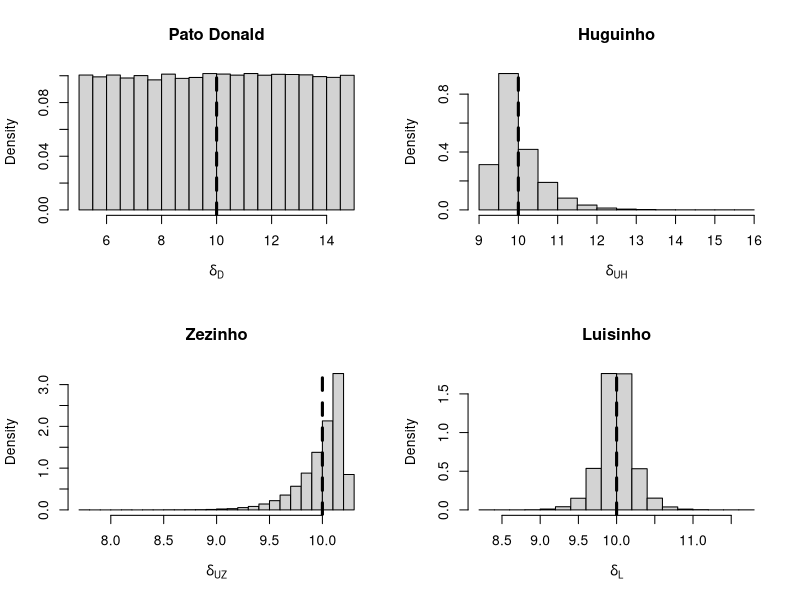
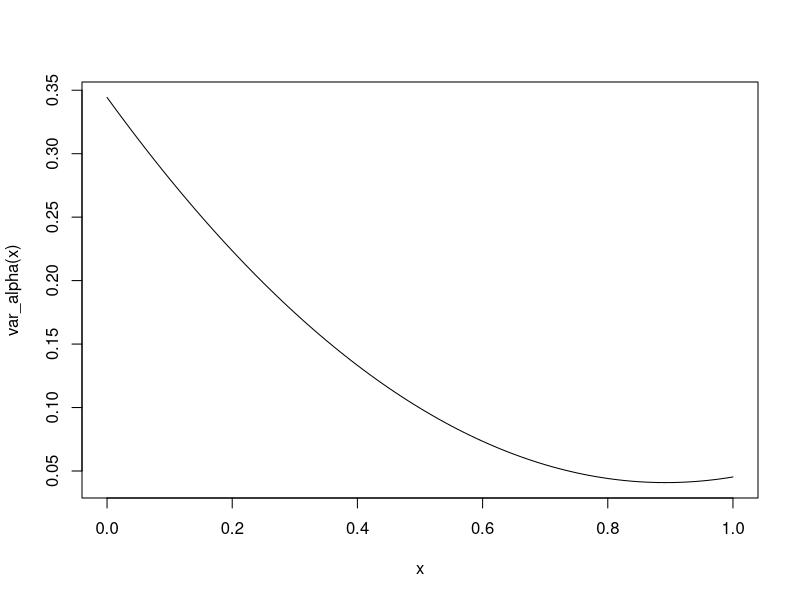
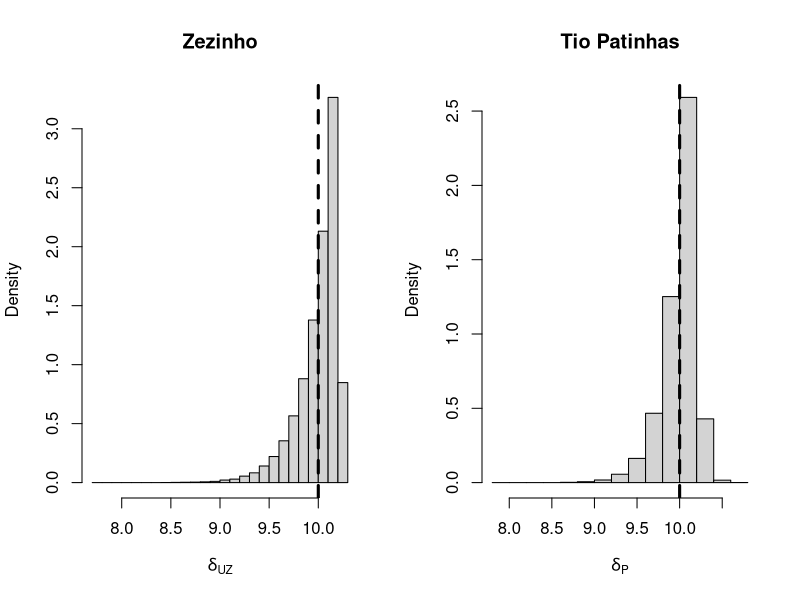

The R script that drew these images, in order:
delta_donald <- function(x){
  x[1]
}
#
delta_huguinho <- function(x){
  kH <- (n+3)/(2*n + 2)
  (1/kH)*min(x)
}
#
delta_zezinho <- function(x){
  kZ <- (3*n+1)/(2*n + 2)
  (1/kZ) * max(x)
}
#
delta_luisinho <- function(x){
  (min(x) + max(x))/2
}
#
computa_vies_qdd <- function(deltas, theta){
  (mean(deltas) - theta)^2
}
computa_eqm <- function(deltas, theta){
  mean((deltas-theta)^2)
}
#
theta.vdd <- 10
n <- 30
M <- 1e5
amostras <- matrix(NA, ncol = n, nrow = M)
for (j in 1:M){
  amostras[j, ] <- runif(n = n, min = theta.vdd/2, max = (3/2)*theta.vdd)
}

Ds <- apply(amostras, 1, delta_donald)
Hs <- apply(amostras, 1, delta_huguinho)
Zs <- apply(amostras, 1, delta_zezinho)
Ls <- apply(amostras, 1, delta_luisinho)

par(mfrow = c(2, 2))
hist(Ds, probability = TRUE, main = "Pato Donald",
     xlab = expression(delta[D]))
abline(v = theta.vdd, lwd = 3, lty = 2)
hist(Hs, probability = TRUE, main = "Huguinho",
     xlab = expression(delta[UH]))
abline(v = theta.vdd, lwd = 3, lty = 2)
hist(Zs, probability = TRUE, main = "Zezinho",
     xlab = expression(delta[UZ]))
abline(v = theta.vdd, lwd = 3, lty = 2)
hist(Ls, probability = TRUE, main = "Luisinho",
     xlab = expression(delta[L]))
abline(v = theta.vdd, lwd = 3, lty = 2)

###
#### Variância
# Donald
var(Ds)
theta.vdd^2/12
# Huguinho
var(Hs)
(4*n)/((n+3)^2*(n+2)) * theta.vdd^2
# Zezinho
var(Zs)
(4*n)/((3*n+1)^2*(n+2)) * theta.vdd^2
# Luisinho
var(Ls)
1/(2*(n+1)*(n+2)) * theta.vdd^2

#### Viés
# Donald
computa_vies_qdd(Ds, theta.vdd)
# Huguinho
computa_vies_qdd(Hs, theta.vdd)
# Zezinho
computa_vies_qdd(Zs, theta.vdd)
# Luisinho
computa_vies_qdd(Ls, theta.vdd)

#### EQM
# Donald
computa_eqm(Ds, theta.vdd)
theta.vdd^2/3
# Huguinho
computa_eqm(Hs, theta.vdd)
(4*n)/((n+3)^2*(n+2)) * theta.vdd^2
# Zezinho
computa_eqm(Zs, theta.vdd)
(4*n)/((3*n+1)^2*(n+2)) * theta.vdd^2
# Luisinho
computa_eqm(Ls, theta.vdd)
1/(2*(n+1)*(n+2)) * theta.vdd^2

#### Agora, o Tio Patinhas

var_alpha <- function(x){
  a <- (n+3)/(2*n + 2)
  b <-  (3*n+1)/(2*n + 2)
  gamma <- theta.vdd^2 /( (n+1)^2*(n+2))
  obj <- (n*x^2)/b^2+(2*(1-x)*x)/(a*b)+(n*(1-x)^2)/a^2
  return(gamma*obj)
}

par(mfrow = c(1, 1))
curve(var_alpha)


alpha_opt <- function(n){
  a <- (n+3)/(2*n + 2)
  b <-  (3*n+1)/(2*n + 2)
  (b^2*n-a*b)/((b^2+a^2)*n-2*a*b)
}
alpha.opt <- alpha_opt(n)

alpha.numopt <- optimise(var_alpha, interval = c(0, 1))

alpha.numopt$minimum
alpha.opt
(1/2) * (n/(n^2-n+1))

delta_patinhas <- function(x, w){
    (1-w)*delta_huguinho(x) + w*delta_zezinho(x)
}  
  
Ps <- apply(amostras, 1,
            function(x) delta_patinhas(x = x, w = alpha.opt))

computa_eqm(Ps, theta.vdd)
var(Ps)
var_alpha(alpha.opt)
var_alpha(alpha.numopt$minimum)
2/((5*n+3)*(n+2))*theta.vdd^2

computa_vies_qdd(Ps, theta.vdd)

par(mfrow = c(1, 2))
hist(Zs, probability = TRUE, main = "Zezinho",
     xlab = expression(delta[UZ]))
abline(v = theta.vdd, lwd = 3, lty = 2)
hist(Ps, probability = TRUE, main = "Tio Patinhas",
     xlab = expression(delta[P]))
abline(v = theta.vdd, lwd = 3, lty = 2)

###
## Comparando todo mundo em relação ao EQM
# Donald
theta.vdd^2/3
# Huguinho
(4*n)/((n+3)^2*(n+2)) * theta.vdd^2
# Zezinho
(4*n)/((3*n+1)^2*(n+2)) * theta.vdd^2
# Luisinho
1/(2*(n+1)*(n+2)) * theta.vdd^2
# Tio Patinhas
2/((5*n+3)*(n+2))*theta.vdd^2
